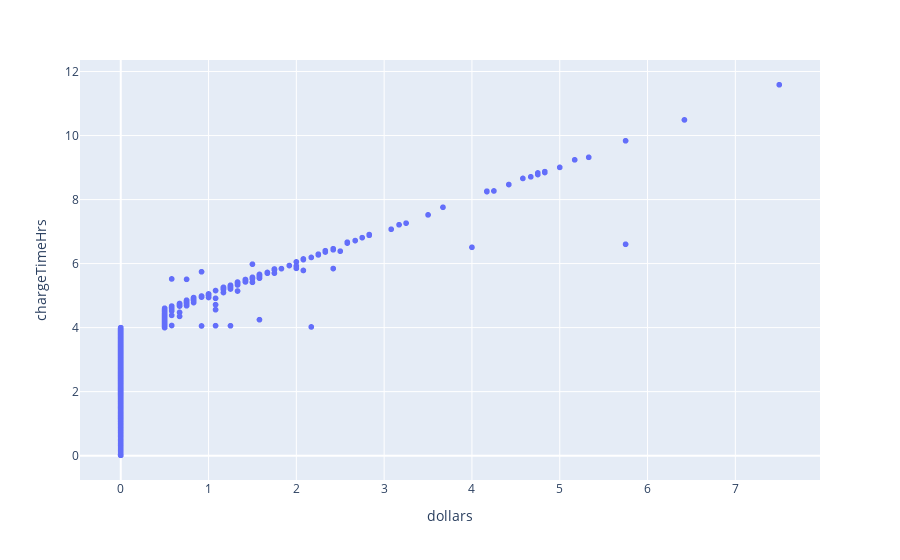

Notebook code cell kept with this figure:
### Code cell
import plotly.express as px

fig = px.scatter(df, x='dollars', y='chargeTimeHrs')  
fig.show()

### Figure 1 — Plotly figure (JSON) as saved in the notebook; plotly's stock layout.template omitted (floating-point values rounded to 4 significant figures; data arrays with more than 128 entries replaced by an {"elided": "..."} marker saying what was removed)
{"data": [{"hovertemplate": "dollars=%{x}<br>chargeTimeHrs=%{y}<extra></extra>", "legendgroup": "", "marker": {"color": "#636efa", "symbol": "circle"}, "mode": "markers", "name": "", "showlegend": false, "type": "scattergl", "x": {"elided": "3394 float values"}, "xaxis": "x", "y": {"elided": "3394 float values"}, "yaxis": "y"}], "layout": {"legend": {"tracegroupgap": 0}, "margin": {"t": 60}, "xaxis": {"anchor": "y", "domain": [0, 1], "title": {"text": "dollars"}}, "yaxis": {"anchor": "x", "domain": [0, 1], "title": {"text": "chargeTimeHrs"}}}}
